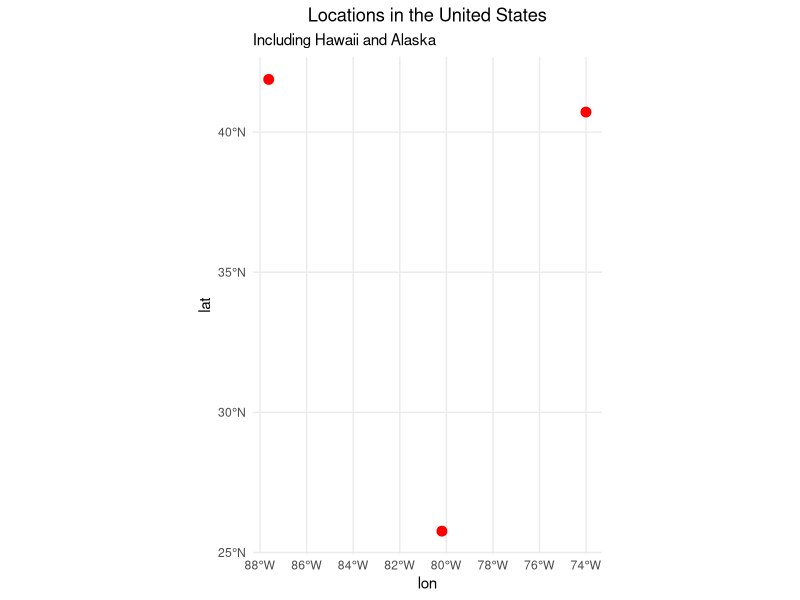
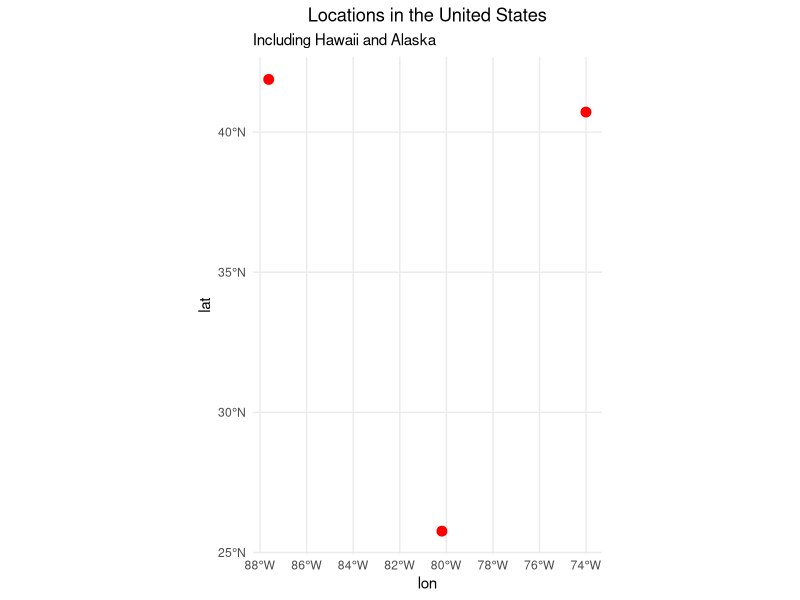

Write the R code that produced these figures, in order.

#The plot_usa_map function creates a map of the United States using the sf and ggplot2 libraries. 
#It takes a dataframe, longitude column name, and latitude column name as inputs.
#It optionally filters the dataframe based on a specified column and plots the resulting map with location points.
#If provided, it saves the map as a PNG file with the specified filename.

library(sf)
library(ggplot2)

plot_usa_map <- function(dataframe, lon_col, lat_col, filter_col = NULL, save_filename = NULL) {
  # Get world geometries
  world <- rnaturalearth::ne_countries(scale = "medium", returnclass = "sf")
  
  # Filter the United States
  usa <- world[world$name == "United States", ]
  
  # Create a ggplot object for the US map
  usa_plot <- ggplot() +
    geom_sf(data = usa)
  
  if (!is.null(filter_col)) {
    # Filter the dataframe based on the filter column
    dataframe <- dataframe[dataframe[[filter_col]] == 1, ]
  }
  
  # Add location points to the map
  usa_plot <- usa_plot +
    geom_point(data = dataframe, aes(x = !!sym(lon_col), y = !!sym(lat_col)), color = "red", size = 3)
  
  # Customize the plot
  usa_plot <- usa_plot +
    labs(title = "Locations in the United States",
         subtitle = "Including Hawaii and Alaska") +
    theme_minimal() +
    theme(plot.title = element_text(hjust = 0.5))
  
  # Print the plot
  print(usa_plot)
  
  # Save the plot as a PNG if save_filename is provided
  if (!is.null(save_filename)) {
    ggsave(save_filename, plot = usa_plot, dpi = 1800, width = 10, height = 4.5)
  }
}

# Example dataframe with longitude, latitude, and filter columns
locations_df <- data.frame(
  name = c("New York", "Los Angeles", "Chicago", "Miami"),
  lon = c(-74.006, -118.243, -87.629, -80.1918),
  lat = c(40.7128, 34.0522, 41.8781, 25.7617),
  filter_col = c(1, 0, 1, 1)  # 1 to display, 0 to hide
)

# Call the function to plot the map with filtered points and save it as a PNG
plot_usa_map(dataframe = locations_df, lon_col = "lon", lat_col = "lat", filter_col = "filter_col", save_filename = "usa_map.png")
